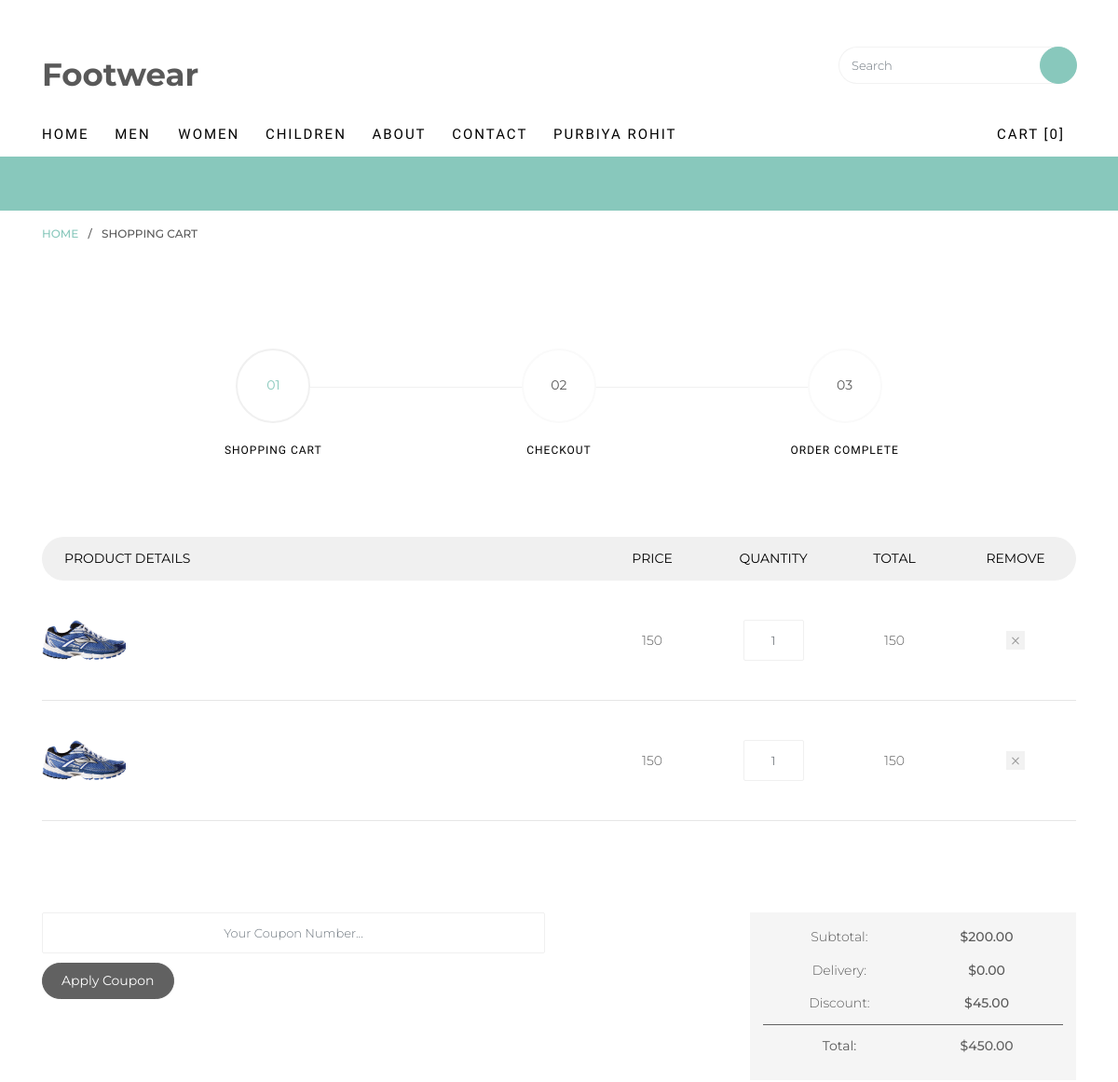
Page /client-cart/ (signed in, upper part) on the earlier database version.
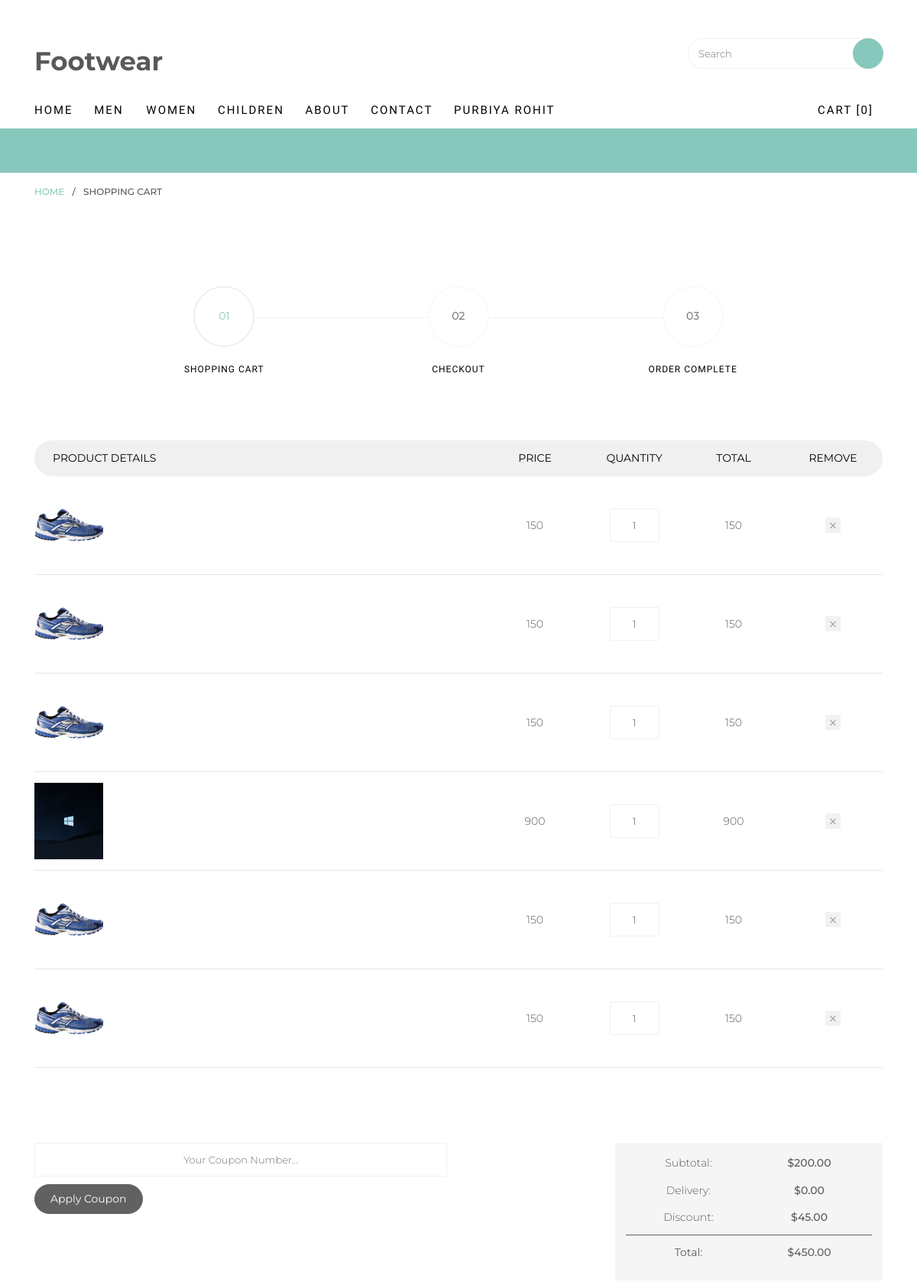
Same page on the later database version.
### shoesapp/models.py (models this page shows, shortened)
class Booking(models.Model):
    client = models.ForeignKey(Client,on_delete=models.CASCADE)
    product = models.ForeignKey(Product,on_delete=models.CASCADE)
    address = models.TextField()
    pay_mode = models.CharField(max_length=50,choices=[('COD','COD'),('Online','Online')])
    pay_id = models.CharField(max_length=30,null=True,blank=True)
    verify = models.BooleanField(default=False)
    amount = models.IntegerField(default=0)
    pay_at = models.DateTimeField(auto_now_add =True)

### myapp/models.py (models this page shows, shortened)
class Product(models.Model):
    seller = models.ForeignKey(User,on_delete=models.CASCADE)
    name =  models.CharField(max_length=50)
    brand = models.CharField(max_length=50)
    size = models.IntegerField()
    price = models.IntegerField()
    des = models.TextField()
    category = models.ForeignKey(Category,on_delete=models.CASCADE)
    available = models.BooleanField(default=True)
    pic = models.FileField(upload_to='shoesimg',default='avtar.png',null=True)

### shoesapp/views.py (the view)
# urls.py: path('client-cart/',views.cart,name='client-cart'),
def cart(request):
    try:
        cid = Client.objects.get(email=request.session['cemail'])
        book = Booking.objects.filter(client=cid)
        return render(request,'cart.html',{'cid' : cid,'book' : book})
    except:
        return render(request,'cart.html')

### shoesapp/TEMPLATES/cart.html (shortened to what this page needs)
{% extends 'head.html' %}
{% load static %}
{% block head %}
		<div class="breadcrumbs">
			<div class="container">
				<div class="row">
					<div class="col">
						<p class="bread"><span><a href="{% url 'index' %}">Home</a></span> / <span>Shopping Cart</span></p>
					</div>
				</div>
			</div>
		</div>
		<div class="colorlib-product">
			<div class="container">
				<div class="row row-pb-lg">
					<div class="col-md-10 offset-md-1">
						<div class="process-wrap">
							<div class="process text-center active">
								<p><span>01</span></p>
								<h3>Shopping Cart</h3>
							</div>
							<div class="process text-center">
								<p><span>02</span></p>
								<h3>Checkout</h3>
							</div>
							<div class="process text-center">
								<p><span>03</span></p>
								<h3>Order Complete</h3>
							</div>
						</div>
					</div>
				</div>
				<div class="row row-pb-lg">
					<div class="col-md-12">
						<div class="product-name d-flex">
							<div class="one-forth text-left px-4">
								<span>Product Details</span>
							</div>
							<div class="one-eight text-center">
								<span>Price</span>
							</div>
							<div class="one-eight text-center">
								<span>Quantity</span>
							</div>
							<div class="one-eight text-center">
								<span>Total</span>
							</div>
							<div class="one-eight text-center px-4">
								<span>Remove</span>
							</div>
						</div>
						{% for order in book  %}
						<div class="product-cart d-flex">
							<div class="one-forth">
								<div class="product-img" style="background-image: url({{order.product.pic.url}});">
								</div>
								<div class="display-tc">
								</div>
							</div>
							<div class="one-eight text-center">
								<div class="display-tc">
									<span class="price">{{order.product.price}}</span>
								</div>
							</div>
							<div class="one-eight text-center">
								<div class="display-tc">
									<input type="text" id="quantity" name="quantity" class="form-control input-number text-center" value="1" min="1" max="100">
								</div>
							</div>
							<div class="one-eight text-center">
								<div class="display-tc">
									<span class="price">{{order.product.price}}</span>
								</div>
							</div>
							<div class="one-eight text-center">
								<div class="display-tc">
									<a href="#" class="closed"></a>
								</div>
							</div>
						</div>
						{% endfor %}
					</div>
				</div>
				<div class="row row-pb-lg">
					<div class="col-md-12">
						<div class="total-wrap">
							<div class="row">
								<div class="col-sm-8">
									<form action="#">
										<div class="row form-group">
											<div class="col-sm-9">
												<input type="text" name="quantity" class="form-control input-number" placeholder="Your Coupon Number...">
											</div>
											<div class="col-sm-3">
												<input type="submit" value="Apply Coupon" class="btn btn-primary">
											</div>
										</div>
									</form>
								</div>
								<div class="col-sm-4 text-center">
									<div class="total">
										<div class="sub">
											<p><span>Subtotal:</span> <span>$200.00</span></p>
											<p><span>Delivery:</span> <span>$0.00</span></p>
											<p><span>Discount:</span> <span>$45.00</span></p>
										</div>
										<div class="grand-total">
											<p><span><strong>Total:</strong></span> <span>$450.00</span></p>
										</div>
									</div>
								</div>
							</div>
						</div>
					</div>
				</div>
			</div>
		</div>
		{% endblock %}

Differences in the rows shown:
added Booking: product.pic (picture), product.price "150"
added Booking: product.pic (picture), product.price "900"
added Booking: product.pic (picture), product.price "150"
added Booking: product.pic (picture), product.price "150"
